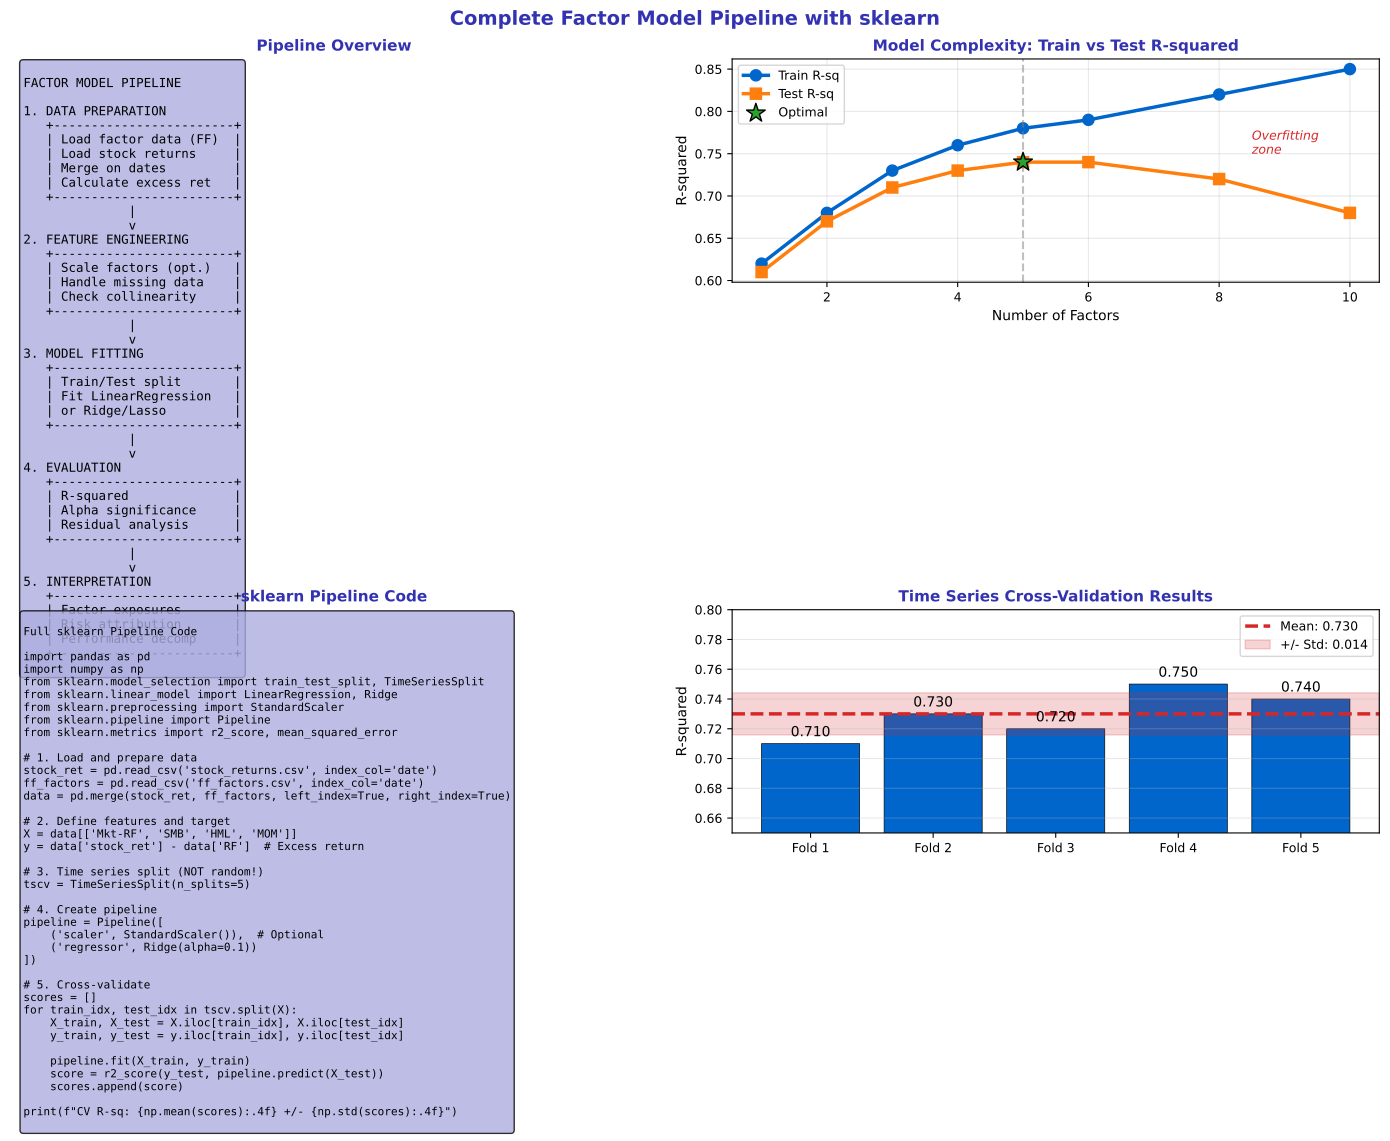

This chart was generated by the following Python code:
"""Complete sklearn Pipeline - Factor model workflow"""
import matplotlib.pyplot as plt
import numpy as np
from pathlib import Path

plt.rcParams.update({
    'font.size': 10,
    'axes.labelsize': 10,
    'axes.titlesize': 11,
    'xtick.labelsize': 9,
    'ytick.labelsize': 9,
    'legend.fontsize': 9,
    'figure.figsize': (10, 6),
    'figure.dpi': 150
})

MLPURPLE = '#3333B2'
MLLAVENDER = '#ADADE0'
MLBLUE = '#0066CC'
MLORANGE = '#FF7F0E'
MLGREEN = '#2CA02C'
MLRED = '#D62728'

np.random.seed(42)

fig, axes = plt.subplots(2, 2, figsize=(14, 10))
fig.suptitle('Complete Factor Model Pipeline with sklearn', fontsize=14, fontweight='bold', color=MLPURPLE)

# Plot 1: Pipeline flowchart
ax1 = axes[0, 0]
ax1.axis('off')

pipeline = '''
FACTOR MODEL PIPELINE

1. DATA PREPARATION
   +------------------------+
   | Load factor data (FF)  |
   | Load stock returns     |
   | Merge on dates         |
   | Calculate excess ret   |
   +------------------------+
              |
              v
2. FEATURE ENGINEERING
   +------------------------+
   | Scale factors (opt.)   |
   | Handle missing data    |
   | Check collinearity     |
   +------------------------+
              |
              v
3. MODEL FITTING
   +------------------------+
   | Train/Test split       |
   | Fit LinearRegression   |
   | or Ridge/Lasso         |
   +------------------------+
              |
              v
4. EVALUATION
   +------------------------+
   | R-squared              |
   | Alpha significance     |
   | Residual analysis      |
   +------------------------+
              |
              v
5. INTERPRETATION
   +------------------------+
   | Factor exposures       |
   | Risk attribution       |
   | Performance decomp     |
   +------------------------+
'''

ax1.text(0.02, 0.98, pipeline, transform=ax1.transAxes, fontsize=9,
         verticalalignment='top', fontfamily='monospace',
         bbox=dict(boxstyle='round', facecolor=MLLAVENDER, alpha=0.8))
ax1.set_title('Pipeline Overview', fontsize=11, fontweight='bold', color=MLPURPLE)

# Plot 2: Train vs Test performance
ax2 = axes[0, 1]

# Simulated results for different model complexities
factors_used = [1, 2, 3, 4, 5, 6, 8, 10]
train_r2 = [0.62, 0.68, 0.73, 0.76, 0.78, 0.79, 0.82, 0.85]
test_r2 = [0.61, 0.67, 0.71, 0.73, 0.74, 0.74, 0.72, 0.68]

ax2.plot(factors_used, train_r2, color=MLBLUE, linewidth=2.5, marker='o', markersize=8, label='Train R-sq')
ax2.plot(factors_used, test_r2, color=MLORANGE, linewidth=2.5, marker='s', markersize=8, label='Test R-sq')

# Mark optimal
optimal_idx = np.argmax(test_r2)
ax2.scatter([factors_used[optimal_idx]], [test_r2[optimal_idx]], c=MLGREEN, s=200,
            marker='*', zorder=5, edgecolors='black', label='Optimal')
ax2.axvline(factors_used[optimal_idx], color='gray', linestyle='--', alpha=0.5)

ax2.set_title('Model Complexity: Train vs Test R-squared', fontsize=11, fontweight='bold', color=MLPURPLE)
ax2.set_xlabel('Number of Factors', fontsize=10)
ax2.set_ylabel('R-squared', fontsize=10)
ax2.legend(fontsize=9)
ax2.grid(alpha=0.3)

ax2.text(8.5, 0.75, 'Overfitting\nzone', fontsize=9, color=MLRED, style='italic')

# Plot 3: sklearn code
ax3 = axes[1, 0]
ax3.axis('off')

code = '''
Full sklearn Pipeline Code

import pandas as pd
import numpy as np
from sklearn.model_selection import train_test_split, TimeSeriesSplit
from sklearn.linear_model import LinearRegression, Ridge
from sklearn.preprocessing import StandardScaler
from sklearn.pipeline import Pipeline
from sklearn.metrics import r2_score, mean_squared_error

# 1. Load and prepare data
stock_ret = pd.read_csv('stock_returns.csv', index_col='date')
ff_factors = pd.read_csv('ff_factors.csv', index_col='date')
data = pd.merge(stock_ret, ff_factors, left_index=True, right_index=True)

# 2. Define features and target
X = data[['Mkt-RF', 'SMB', 'HML', 'MOM']]
y = data['stock_ret'] - data['RF']  # Excess return

# 3. Time series split (NOT random!)
tscv = TimeSeriesSplit(n_splits=5)

# 4. Create pipeline
pipeline = Pipeline([
    ('scaler', StandardScaler()),  # Optional
    ('regressor', Ridge(alpha=0.1))
])

# 5. Cross-validate
scores = []
for train_idx, test_idx in tscv.split(X):
    X_train, X_test = X.iloc[train_idx], X.iloc[test_idx]
    y_train, y_test = y.iloc[train_idx], y.iloc[test_idx]

    pipeline.fit(X_train, y_train)
    score = r2_score(y_test, pipeline.predict(X_test))
    scores.append(score)

print(f"CV R-sq: {np.mean(scores):.4f} +/- {np.std(scores):.4f}")
'''

ax3.text(0.02, 0.98, code, transform=ax3.transAxes, fontsize=8,
         verticalalignment='top', fontfamily='monospace',
         bbox=dict(boxstyle='round', facecolor=MLLAVENDER, alpha=0.8))
ax3.set_title('sklearn Pipeline Code', fontsize=11, fontweight='bold', color=MLPURPLE)

# Plot 4: Cross-validation results
ax4 = axes[1, 1]

cv_folds = ['Fold 1', 'Fold 2', 'Fold 3', 'Fold 4', 'Fold 5']
cv_scores = [0.71, 0.73, 0.72, 0.75, 0.74]

bars = ax4.bar(cv_folds, cv_scores, color=MLBLUE, edgecolor='black', linewidth=0.5)
ax4.axhline(np.mean(cv_scores), color=MLRED, linewidth=2.5, linestyle='--',
            label=f'Mean: {np.mean(cv_scores):.3f}')

# Add std band
ax4.axhspan(np.mean(cv_scores) - np.std(cv_scores),
            np.mean(cv_scores) + np.std(cv_scores),
            alpha=0.2, color=MLRED, label=f'+/- Std: {np.std(cv_scores):.3f}')

ax4.set_title('Time Series Cross-Validation Results', fontsize=11, fontweight='bold', color=MLPURPLE)
ax4.set_ylabel('R-squared', fontsize=10)
ax4.set_ylim(0.65, 0.80)
ax4.legend(fontsize=9)
ax4.grid(alpha=0.3, axis='y')

# Add values on bars
for bar, score in zip(bars, cv_scores):
    ax4.text(bar.get_x() + bar.get_width()/2, score + 0.005, f'{score:.3f}',
             ha='center', fontsize=10)

plt.tight_layout()
plt.savefig(Path(__file__).parent / 'chart.pdf', dpi=300, bbox_inches='tight')
plt.close()
